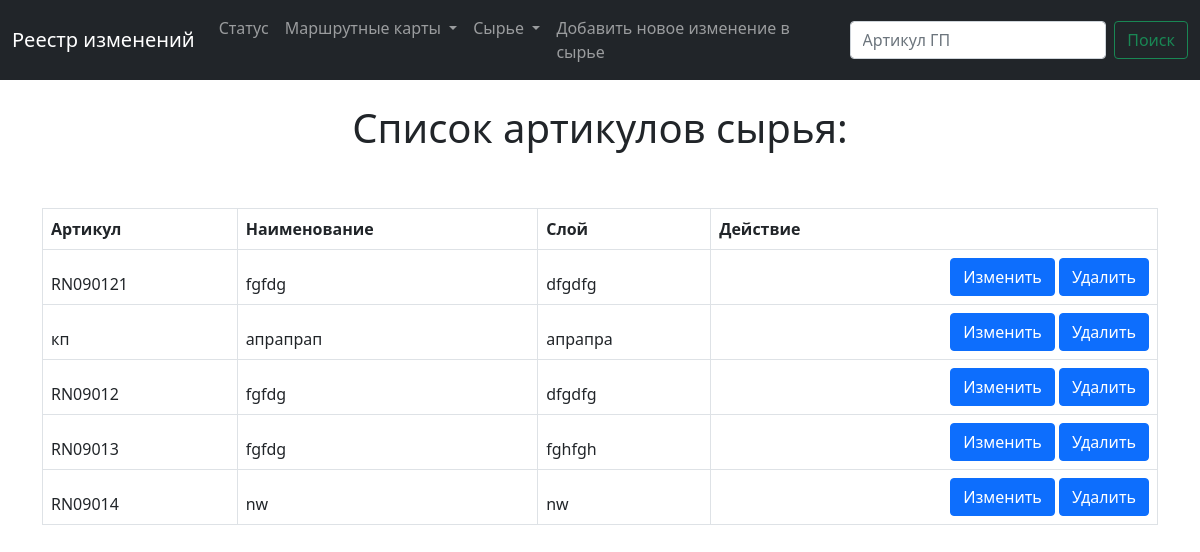
Page /list_raw on the earlier database version.
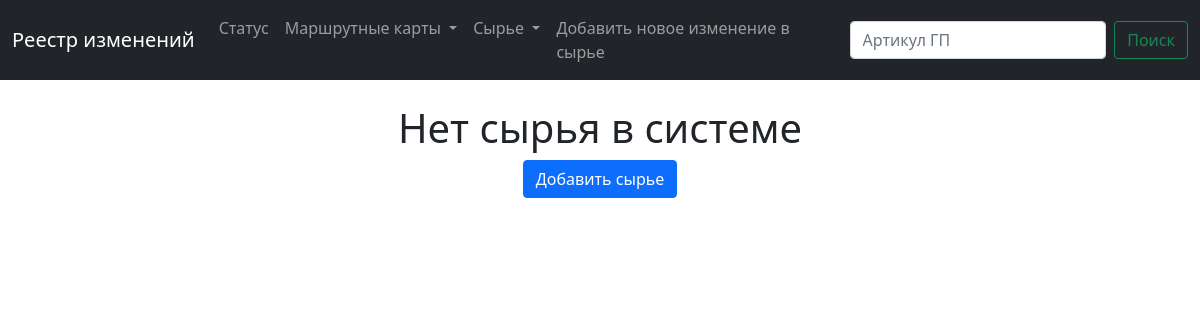
Same page on the later database version.
### main/models.py (models this page shows, shortened)
class Raw (models.Model):
    num = models.CharField(max_length=200)  # артикул сырья
    name = models.CharField(max_length=200)  # наименование
    layer = models.CharField(max_length=200)  # навзвание слоя на русском

### main/views.py (the view)
# urls.py: path('list_raw', views.list_raw, name='list_raw'),
def list_raw(request):
    raws = Raw.objects.all()
    return render(request, 'main/list_raw.html', {'raws': raws})

### main/templates/main/list_raw.html (shortened to what this page needs)
{% extends 'main/base.html' %}
{% block content%}
{% if raws %}
<br>
<center>
<h1> Cписок артикулов сырья: </h1>
</center>
<br>
<br>
<div class="container">
    <table class="table table-bordered">
        <thead>
            <tr style="font-weight:bold">
                <td>Артикул</td>
                <td>Наименование</td>
                <td>Слой</td>
                <td>Действие</td>
            </tr>
            <tr>
                {% for raw in raws %}
                <td>{{ raw.num }}</td>
                <td>{{ raw.name }}</td>
                <td>{{ raw.layer }}</td>
                <td align="right">
                    <div class="btn-group" role="group" aria-label="Basic example">
                        <a href="{% url 'update_raw' raw.id %}" type="button" class="btn btn-primary">Изменить</a>
                    </div>
                    <div class="btn-group" role="group" aria-label="Basic example">
                        <a href="{% url 'delete_raw' raw.id %}" type="button" class="btn btn-primary">Удалить</a>
                    </div>
                </td>
            </tr>
            {% endfor %}
        </thead>
    </table>
</div>
{% else %}
<br>
<center>
<h1> Нет сырья в системе </h1>
<div class="btn-group" role="group" aria-label="Basic example">
    <a href="{% url 'add_raw' %}" type="button" class="btn btn-primary">Добавить сырье</a>
</div>
{% endif %}
{%endblock%}

Differences in the rows shown:
removed Raw: num "RN090121", name "fgfdg", layer "dfgdfg"
removed Raw: num "кп", name "апрапрап", layer "апрапра"
removed Raw: num "RN09012", name "fgfdg", layer "dfgdfg"
removed Raw: num "RN09013", name "fgfdg", layer "fghfgh"
removed Raw: num "RN09014", name "nw", layer "nw"
Other differences:
text no longer shown: "Cписок артикулов сырья: Артикул Наименование Слой Действие"
text now shown: "Нет сырья в системе Добавить сырье"
